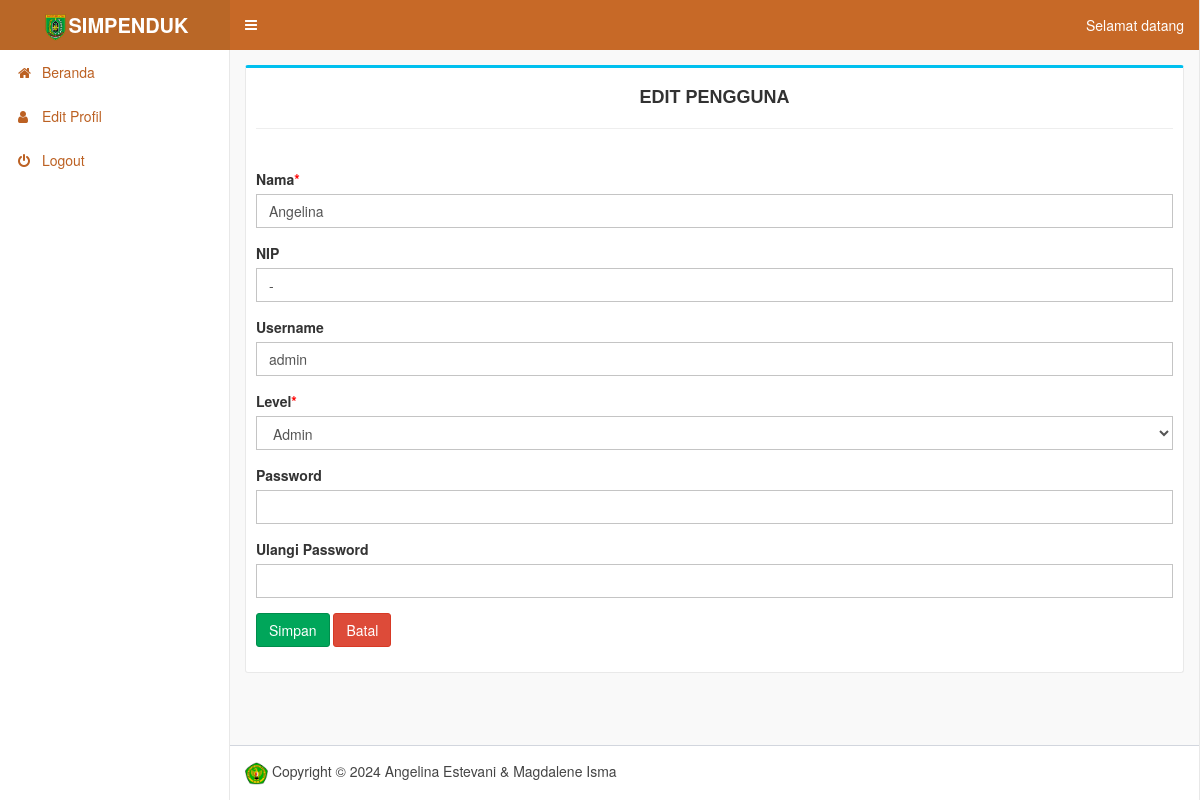
Page /pengguna/edit/1 on the committed database.
### tables this page shows
CREATE TABLE `user` (
  `id` int(11) NOT NULL,
  `username` varchar(50) NOT NULL,
  `password` varchar(32) NOT NULL,
  `nama_petugas` varchar(50) NOT NULL,
  `level` enum('admin','sekretaris','kepaladesa','kaurpemerintahan') NOT NULL,
  `nip` char(18) NOT NULL
);

### application/controllers/Pengguna.php (called while the page is built, shortened)
<?php
class Pengguna extends CI_Controller
{
	public function __construct()
	{
		$this->load->model('m_user');
	}
	public function edit()
	{
		$data['title'] = "Edit Pengguna - Desa Penarukan";
		$data['pengguna'] = $this->m_user->edit($this->uri->segment(3));
		$this->load->view('header', $data);
		$this->load->view('pengguna/edit_pengguna');
		$this->load->view('footer');
	}
}

### index.php (called while the page is built, shortened)
<?php
require_once BASEPATH.'core/CodeIgniter.php';

### application/models/M_user.php (called while the page is built, shortened)
<?php
class M_user extends CI_Model {
	public function edit($id) {
		$this->db->where('id', $id);
		return $this->db->get('user')->row();
	}
}

### application/views/pengguna/edit_pengguna.php (the view, shortened to what this page needs)
<div class="content-wrapper">
  <section class="content">
    <div class="box box-info">
      <div class="box-header">
        <h4 style="text-align:center"><b>EDIT PENGGUNA</b></h4><hr>
      </div>
      <div class="box-body">
        <form action="<?php echo base_url('pengguna/proses_edit'); ?>" method="post">
            <div class="form-group">
          <label>Nama<span style="color:red;">*</span></label>
          <input type="text" name="nama" value="<?php echo $pengguna->nama_petugas; ?>"  class="form-control" />
        </div>
        <div class="form-group">
          <label>NIP</label>
          <input type="text" name="nip" value="<?php echo $pengguna->nip; ?>"  class="form-control" />
        </div>
        <div class="form-group">
          <label>Username</label>
          <input type="text" name="username" value="<?php echo $pengguna->username; ?>"  class="form-control" />
        </div>
        <div class="form-group">
          <label>Level<span style="color:red;">*</span></label>
          <select name="level" class="form-control">
          <option value="admin" <?php if($pengguna->level == "admin"){ echo "selected"; } ?>>Admin</option>
          </select>
        </div>
        <div class="form-group">
              <label>Password</label>
              <input type="password" name="password" class="form-control"  />
          </div>
          <div class="form-group">
              <label>Ulangi Password</label>
              <input type="password" name="ulangi_password" class="form-control"  />
          </div>
        <div class="form-group">
          <button class="btn btn-success">Simpan</button>
          <a href="<?php echo base_url('pengguna'); ?>" class="btn btn-danger">Batal</a>
        </div>
      </form>
    </div>
  </div>
</section>
</div>

### assets/style.css (style rules this page uses)
.content-wrapper { background-color: #f9f9f9; }
.box { border-left: 1px #e9e9e9 solid; border-right: 1px #e9e9e9 solid; border-bottom: 1px #e9e9e9 solid; }
.box-header h4 { color: #323232; }

### rows in the picture
user: nama "Angelina", nip "-", username "admin", level "Admin"
